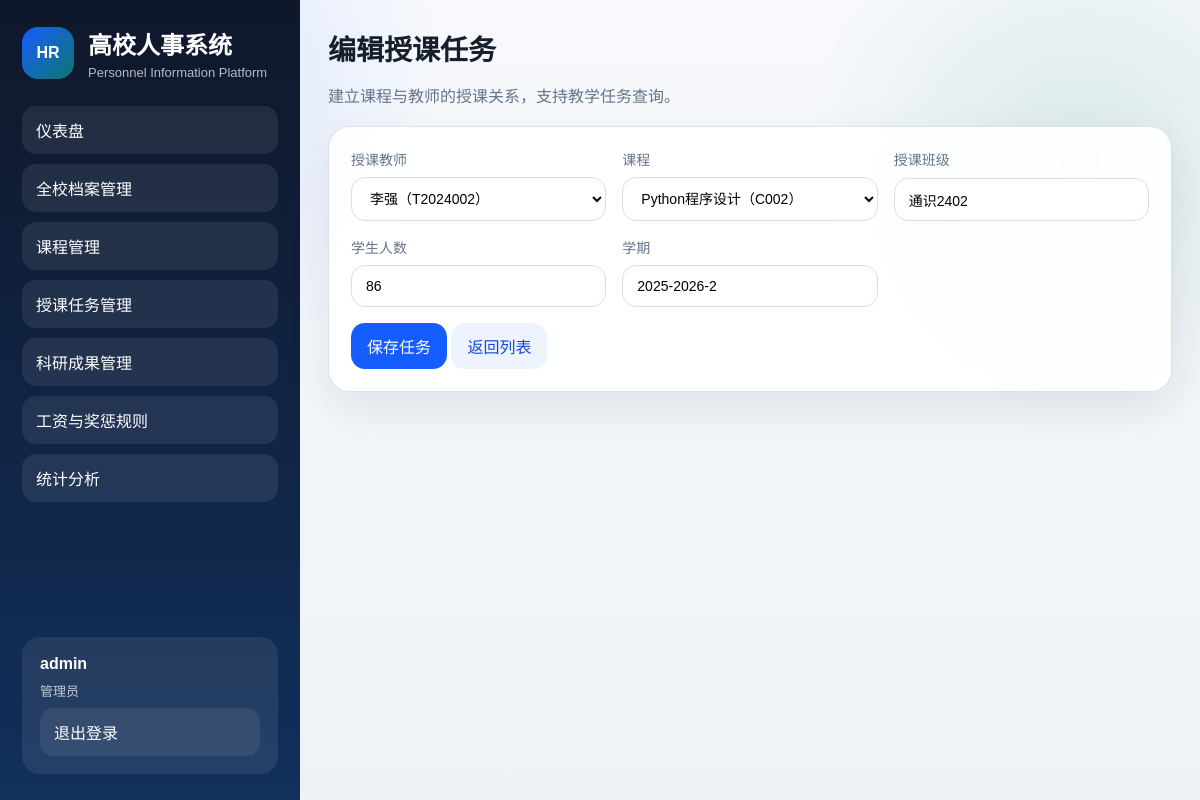
Page /teaching/2/edit (signed in) on the committed database.
### models.py (models this page shows, shortened)
class TimestampMixin:
    created_at = Column(DateTime)
    updated_at = Column(DateTime)

class User(TimestampMixin, Base):
    __tablename__ = "users"
    id = Column(Integer, primary_key=True)
    username = Column(String(64), unique=True, nullable=False, index=True)
    password_hash = Column(String(255), nullable=False)
    role = Column(String(20), nullable=False, default="teacher", index=True)
    employee_id = Column(Integer, ForeignKey("employees.id"))
    employee = relationship("Employee", back_populates="user", uselist=False)

class TeachingAssignment(TimestampMixin, Base):
    __tablename__ = "teaching_assignments"
    id = Column(Integer, primary_key=True)
    employee_id = Column(Integer, ForeignKey("employees.id"), nullable=False)
    course_id = Column(Integer, ForeignKey("courses.id"), nullable=False)
    class_name = Column(String(100), nullable=False)
    student_count = Column(Integer, nullable=False, default=0)
    semester = Column(String(30), nullable=False, index=True)
    employee = relationship("Employee", back_populates="course_assignments")
    course = relationship("Course", back_populates="assignments")

class Employee(TimestampMixin, Base):
    __tablename__ = "employees"
    id = Column(Integer, primary_key=True)
    employee_no = Column(String(32), unique=True, nullable=False, index=True)
    name = Column(String(50), nullable=False)
    gender = Column(String(10), nullable=False)
    birth_date = Column(Date)
    education = Column(String(50), index=True)
    degree = Column(String(50))
    major = Column(String(100))
    hire_date = Column(Date)
    department_id = Column(Integer, ForeignKey("departments.id"), nullable=False)
    title = Column(String(50), index=True)
    position = Column(String(50))
    salary_grade = Column(String(20))
    phone = Column(String(30))
    email = Column(String(120))
    reward_punishment = Column(Text)
    status = Column(String(20), nullable=False, default="在职", index=True)
    notes = Column(Text)
    department = relationship("Department", back_populates="employees")
    user = relationship("User", back_populates="employee", uselist=False)
    course_assignments = relationship("TeachingAssignment", back_populates="employee")
    research_projects = relationship("ResearchProject", back_populates="employee")
    patents = relationship("Patent", back_populates="employee")
    publications = relationship("Publication", back_populates="employee")

class Course(TimestampMixin, Base):
    __tablename__ = "courses"
    id = Column(Integer, primary_key=True)
    course_no = Column(String(32), unique=True, nullable=False, index=True)
    name = Column(String(100), nullable=False, index=True)
    nature = Column(String(20), nullable=False, index=True)
    credits = Column(Float, nullable=False, default=0)
    hours = Column(Integer, nullable=False, default=0)
    applicable_major = Column(String(100))
    description = Column(Text)
    assignments = relationship("TeachingAssignment", back_populates="course")

### app.py (the view, shortened to what this page needs)
    @app.route("/teaching/<int:assignment_id>/edit", methods=["GET", "POST"])
    @role_required("admin")
    def teaching_edit(assignment_id: int):
        assignment = get_or_404(TeachingAssignment, assignment_id)
        employees = Employee.query.order_by(Employee.name.asc()).all()
        courses = Course.query.order_by(Course.name.asc()).all()
        return render_template(
            "courses/teaching_form.html",
            assignment=assignment,
            employees=employees,
            courses=courses,
        )

### app.py (called while the page is built)
def register_context(app: Flask) -> None:
    @app.context_processor
    def inject_user():
        return {
            "current_user": get_current_user(),
            "employee_statuses": EMPLOYEE_STATUSES,
            "gender_options": GENDER_OPTIONS,
            "salary_grade_options": SALARY_GRADE_OPTIONS,
            "course_natures": COURSE_NATURES,
            "research_statuses": RESEARCH_STATUSES,
            "publication_types": PUBLICATION_TYPES,
        }

def get_or_404(model, object_id: int):
    obj = db.session.get(model, object_id)
    if obj is None:
        abort(404)
    return obj

### extensions.py (called while the page is built)
    def init_app(self, app) -> None:
        uri = app.config["SQLALCHEMY_DATABASE_URI"]
        connect_args = {}
        if uri.startswith("sqlite:///"):
            connect_args["check_same_thread"] = False
        engine = create_engine(uri, connect_args=connect_args)
        SessionLocal.configure(bind=engine)
        Base.metadata.bind = engine
        Base.query = SessionLocal.query_property()
        Base.metadata.create_all(bind=engine)
        @app.teardown_appcontext
        def remove_session(exception=None):
            SessionLocal.remove()

### utils.py (called while the page is built)
def get_current_user() -> User | None:
    user_id = session.get("user_id")
    if not user_id:
        return None
    return db.session.get(User, user_id)

def role_required(*roles):
    def decorator(view):
        @wraps(view)
        def wrapped_view(*args, **kwargs):
            user = get_current_user()
            if not user:
                flash("请先登录系统。", "warning")
                return redirect(url_for("login"))
            if user.role not in roles:
                abort(403)
            return view(*args, **kwargs)
        return wrapped_view
    return decorator

### templates/courses/teaching_form.html
{% extends 'base.html' %}
{% block content %}
<section class="page-head">
    <div>
        <h2>{{ '编辑授课任务' if assignment else '新增授课任务' }}</h2>
        <p>建立课程与教师的授课关系，支持教学任务查询。</p>
    </div>
</section>
<section class="panel">
    <form method="post" class="form-grid">
        <label>
            授课教师
            <select name="employee_id">
                {% for employee in employees %}
                <option value="{{ employee.id }}" {% if assignment and assignment.employee_id == employee.id %}selected{% endif %}>{{ employee.name }}（{{ employee.employee_no }}）</option>
                {% endfor %}
            </select>
        </label>
        <label>
            课程
            <select name="course_id">
                {% for course in courses %}
                <option value="{{ course.id }}" {% if assignment and assignment.course_id == course.id %}selected{% endif %}>{{ course.name }}（{{ course.course_no }}）</option>
                {% endfor %}
            </select>
        </label>
        <label>
            授课班级
            <input type="text" name="class_name" value="{{ assignment.class_name if assignment else '' }}" required>
        </label>
        <label>
            学生人数
            <input type="number" name="student_count" value="{{ assignment.student_count if assignment else '0' }}">
        </label>
        <label>
            学期
            <input type="text" name="semester" value="{{ assignment.semester if assignment else '' }}" placeholder="例：2025-2026-1" required>
        </label>
        <div class="full form-actions">
            <button type="submit">保存任务</button>
            <a class="secondary-btn" href="{{ url_for('teaching_list') }}">返回列表</a>
        </div>
    </form>
</section>
{% endblock %}

### templates/base.html (shortened to what this page needs)
<!DOCTYPE html>
<html lang="zh-CN">
<head>
    <link rel="stylesheet" href="{{ url_for('static', filename='css/style.css') }}">
</head>
<body class="{% if current_user %}logged-in{% else %}guest{% endif %}">
    <div class="{% if current_user %}app-shell{% else %}public-shell{% endif %}">
        {% if current_user %}
        <aside class="sidebar">
            <div class="brand">
                <div class="brand-mark">HR</div>
                <div>
                    <h1>高校人事系统</h1>
                    <p>Personnel Information Platform</p>
                </div>
            </div>
            <nav class="nav">
                {% if current_user.role == 'admin' %}
                <a href="{{ url_for('dashboard') }}">仪表盘</a>
                <a href="{{ url_for('employee_list') }}">全校档案管理</a>
                <a href="{{ url_for('course_list') }}">课程管理</a>
                <a href="{{ url_for('teaching_list') }}">授课任务管理</a>
                <a href="{{ url_for('research_home') }}">科研成果管理</a>
                <a href="{{ url_for('salary_rules') }}">工资与奖惩规则</a>
                <a href="{{ url_for('statistics') }}">统计分析</a>
                {% else %}
                <a href="{{ url_for('dashboard') }}">仪表盘</a>
                <a href="{{ url_for('employee_list') }}">我的档案</a>
                <a href="{{ url_for('course_list') }}">我的课程</a>
                <a href="{{ url_for('research_home') }}">我的科研</a>
                <a href="{{ url_for('salary_rules') }}">工资与奖惩规则</a>
                {% endif %}
            </nav>
            <div class="account-card">
                <div class="account-name">{{ current_user.username }}</div>
                <div class="account-meta">{{ '管理员' if current_user.role == 'admin' else '教师账号' }}</div>
                <a class="ghost-btn" href="{{ url_for('logout') }}">退出登录</a>
            </div>
        </aside>
        {% endif %}
        <main class="content {% if not current_user %}auth-layout{% endif %}">
            {% block content %}{% endblock %}
        </main>
    </div>
</body>
</html>

### static/css/style.css (style rules this page uses)
:root { --bg: #eef2f7; --panel: rgba(255, 255, 255, 0.92); --ink: #16202c; --muted: #64748b; --brand: #165dff; --brand-2: #0f4bd8; --line: #d7dfeb; --accent: #0f766e; --danger: #d14343; --shadow: 0 18px 45px rgba(17, 24, 39, 0.08); }
* { box-sizing: border-box; }
body { margin: 0; color: var(--ink); font-family: "Microsoft YaHei", "PingFang SC", sans-serif; background: radial-gradient(circle at 10% 10%, rgba(22, 93, 255, 0.14), transparent 25%), radial-gradient(circle at 90% 20%, rgba(15, 118, 110, 0.12), transparent 22%), linear-gradient(180deg, #f7f9fc 0%, var(--bg) 100%); }
a { color: inherit; text-decoration: none; }
.app-shell { min-height: 100vh; display: grid; grid-template-columns: 300px 1fr; }
.sidebar { background: linear-gradient(180deg, #0f172a 0%, #12305c 100%); color: #fff; padding: 26px 22px; display: flex; flex-direction: column; gap: 26px; position: sticky; top: 0; height: 100vh; }
.brand { display: flex; gap: 14px; align-items: center; }
.brand-mark { width: 52px; height: 52px; border-radius: 16px; display: grid; place-items: center; background: linear-gradient(135deg, #165dff, #0f766e); font-weight: 800; }
.brand h1, .brand p { margin: 0; }
.brand p { color: rgba(255, 255, 255, 0.7); font-size: 13px; margin-top: 4px; }
.nav { display: grid; gap: 10px; }
.nav a, .ghost-btn { padding: 12px 14px; border-radius: 14px; background: rgba(255, 255, 255, 0.08); transition: transform .18s ease, background .18s ease; }
.account-card { margin-top: auto; padding: 18px; border-radius: 18px; background: rgba(255, 255, 255, 0.08); display: grid; gap: 8px; }
.account-name { font-weight: 700; }
.account-meta { color: rgba(255,255,255,.72); font-size: 13px; }
.content { padding: 28px; }
.hero-banner, .login-panel, .panel, .metric-card { background: var(--panel); border: 1px solid rgba(215, 223, 235, 0.9); box-shadow: var(--shadow); backdrop-filter: blur(10px); }
.hero-banner h2, .login-hero h2, .page-head h2 { margin: 0; font-size: 28px; }
.hero-banner p, .page-head p, .login-hero p { color: var(--muted); line-height: 1.65; }
.panel, .login-card { border-radius: 22px; padding: 22px; }
.page-head { display: flex; justify-content: space-between; gap: 18px; align-items: center; }
form { margin: 0; }
.form-grid, .filter-grid { display: grid; gap: 16px; }
.form-grid { grid-template-columns: repeat(auto-fit, minmax(220px, 1fr)); }
label { display: grid; gap: 8px; color: var(--muted); font-size: 14px; }
input, select, textarea, button { font: inherit; }
input, select, textarea { width: 100%; padding: 12px 14px; border: 1px solid var(--line); border-radius: 14px; background: #fff; }
button, .secondary-btn, .actions a { display: inline-flex; align-items: center; justify-content: center; padding: 11px 16px; border: none; border-radius: 14px; background: var(--brand); color: #fff; cursor: pointer; }
.secondary-btn { background: #edf3ff; color: var(--brand-2); }
.full { grid-column: 1 / -1; }

### rows in the picture
User: username "admin", role "管理员"
TeachingAssignment: employee_id "李强（T2024002）", course_id "Python程序设计（C002）", class_name "通识2402", student_count "86", semester "2025-2026-2"

### other values in the picture
{{ '编辑授课任务' if assignment else '新增授课任务' }} "编辑授课任务"
